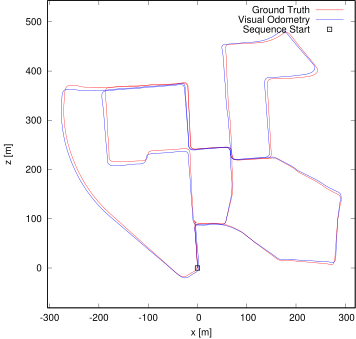

This chart was generated by the following gnuplot code:
set term postscript eps enhanced color
set output "00.eps"
set size ratio -1
set xrange [-304:320]
set yrange [-81:543]
set xlabel "x [m]"
set ylabel "z [m]"
plot "00.txt" using 1:2 lc rgb "#FF0000" title 'Ground Truth' w lines,"00.txt" using 3:4 lc rgb "#0000FF" title 'Visual Odometry' w lines,"< head -1 00.txt" using 1:2 lc rgb "#000000" pt 4 ps 1 lw 2 title 'Sequence Start' w points
